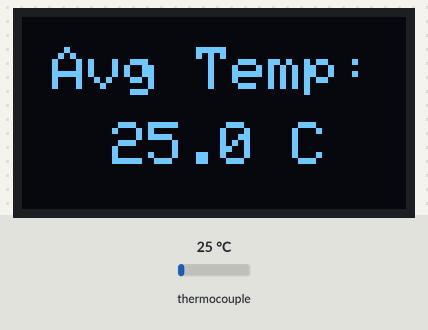
Bench run of a sketch on a simulated ESP32. Shown: 128×64 one-colour display. Inputs (shaded band) come from the test bench; at power-on: thermocouple 25 °C. What the sketch prints to the serial monitor is not drawn.

Above: at 5.1 s.

The sketch:

temperature_sensor.ino
```cpp
/*
 * Temperature Sensing — Bionic Prosthetic Arm
 *
 * Reads skin/contact temperature via a MAX6675 K-type thermocouple and
 * displays a rolling 3-sample average on an SSD1306 OLED. Alerts the
 * user if temperature is dangerously high (burn risk) or too low.
 *
 * Hardware (ESP32):
 *   - SSD1306 OLED 128×64  → I²C (SDA/SCL)
 *   - MAX6675 thermocouple → SCK=18, CS=5, SO=19
 *
 * Alert thresholds:
 *   > 45 °C  →  Danger: Burn Risk
 *   < 10 °C  →  Warning: Too Cold
 */

#include <Wire.h>
#include <Adafruit_GFX.h>
#include <Adafruit_SSD1306.h>
#include <max6675.h>
#include <SPI.h>

// ── Display config ───────────────────────────────────────────────
#define SCREEN_WIDTH  128
#define SCREEN_HEIGHT  64
Adafruit_SSD1306 display(SCREEN_WIDTH, SCREEN_HEIGHT, &Wire, -1);

// ── MAX6675 pin assignments ───────────────────────────────────────
#define PIN_SCK  18
#define PIN_CS    5
#define PIN_SO   19
MAX6675 thermocouple(PIN_SCK, PIN_CS, PIN_SO);

// ── Averaging ────────────────────────────────────────────────────
const int NUM_READINGS = 3;

// ── Alert thresholds (°C) ────────────────────────────────────────
const float TEMP_HIGH = 45.0;
const float TEMP_LOW  = 10.0;

// ────────────────────────────────────────────────────────────────
void setup() {
  Serial.begin(115200);

  if (!display.begin(SSD1306_SWITCHCAPVCC, 0x3C)) {
    Serial.println("ERROR: OLED not found — check wiring.");
    while (1);  // Halt
  }

  display.clearDisplay();
  display.setTextSize(1);
  display.setTextColor(WHITE);
  display.setCursor(10, 10);
  display.println("Initializing...");
  display.display();
  delay(2000);

  Serial.println("MAX6675 Temperature Sensor Ready");
}

// ────────────────────────────────────────────────────────────────
void loop() {
  float total = 0.0;

  for (int i = 0; i < NUM_READINGS; i++) {
    float tempC = thermocouple.readCelsius();

    // MAX6675 returns a value below 0 when no thermocouple is connected
    if (tempC < 0) {
      Serial.println("ERROR: No thermocouple detected.");
      display.clearDisplay();
      display.setTextSize(2);
      display.setCursor(10, 20);
      display.println("No Sensor!");
      display.display();
      delay(2000);
      return;
    }

    Serial.print("Reading ");
    Serial.print(i + 1);
    Serial.print(": ");
    Serial.print(tempC, 1);
    Serial.println(" C");

    total += tempC;
    delay(1000);  // 1-second gap between readings (MAX6675 minimum)
  }

  float avgTemp = total / NUM_READINGS;
  Serial.print("Average: ");
  Serial.print(avgTemp, 1);
  Serial.println(" C");

  // ── Render to OLED ─────────────────────────────────────────────
  display.clearDisplay();

  display.setTextSize(2);
  display.setCursor(10, 10);
  display.println("Avg Temp:");

  display.setCursor(30, 35);
  display.print(avgTemp, 1);
  display.print(" C");

  // Alert banner (bottom row)
  display.setTextSize(1);
  display.setCursor(10, 55);

  if (avgTemp > TEMP_HIGH) {
    display.print("! Danger: Burn Risk!");
    Serial.println("ALERT: High temperature — burn risk!");
  } else if (avgTemp < TEMP_LOW) {
    display.print("* Warning: Too Cold!");
    Serial.println("ALERT: Very low temperature.");
  }

  display.display();
  delay(5000);  // Refresh every 5 seconds
}
```
